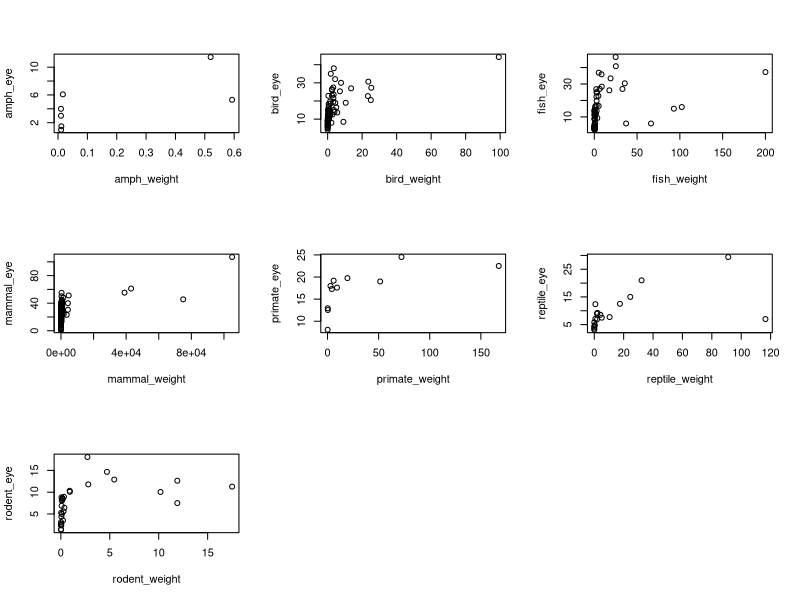

The R source for this figure:
#     Author: Jesper R.
#     date:   25/03-25
######################################

# Read in data

setwd("~/workdesk/bmb546 evo projekt")

x<- read.csv("Howard.csv",header=T,sep="\t")
y<- read.csv("Ritland_eyes_raw_FINAL.csv",header=T)



# Getting all the active names
names<-unique(x$Group)


# Data untangling of 'x' dataset
DataPull<-function(dyr,navn,indsæt)
{
  result<-c(0,0)
  h<-1
  
  for (i in 1:333)
  {
    if (x[i,dyr]==navn)
    { 
      result[h]<-x[i,indsæt]
      h<-h+1
    }
  }
  return(result)
}

amph_eye<-DataPull(3,names[1],5)
amph_weight<-DataPull(3,names[1],4)


bird_eye<-DataPull(3,names[2],5)
bird_weight<-DataPull(3,names[2],4)


fish_eye<-DataPull(3,names[3],5)
fish_weight<-DataPull(3,names[3],4)


mammal_eye<-DataPull(3,names[4],5)
mammal_weight<-DataPull(3,names[4],4)


primate_eye<-DataPull(3,names[5],5)
primate_weight<-DataPull(3,names[5],4)


reptile_eye<-DataPull(3,names[6],5)
reptile_weight<-DataPull(3,names[6],4)


rodent_eye<-DataPull(3,names[7],5)
rodent_weight<-DataPull(3,names[7],4)



# Data untangling of 'y' dataset
aquatic_eye<-c(0,0)
h<-1

for (i in 1:4782)
{
  if (y[i,40]=="Aquatic")
  { 
    aquatic_eye[h]<-y[i,38]
    h<-h+1
  }
}


### fjern NA'er HER
aquatic_weight<-c(0,0)
h<-1

for (i in 1:4782)
{
  if (y[i,40]=="Aquatic")
  { 
    aquatic_weight[h]<-y[i,34]
    h<-h+1
  }
}



#######################################################################
#                         Data visolaztion                            #
#######################################################################




par(mfrow=c(3,3))
plot(amph_weight,amph_eye)
plot(bird_weight,bird_eye)
plot(fish_weight,fish_eye)
plot(mammal_weight,mammal_eye)
plot(primate_weight,primate_eye)
plot(reptile_weight,reptile_eye)
plot(rodent_weight,rodent_eye)
par(mfrow=c(1,1))